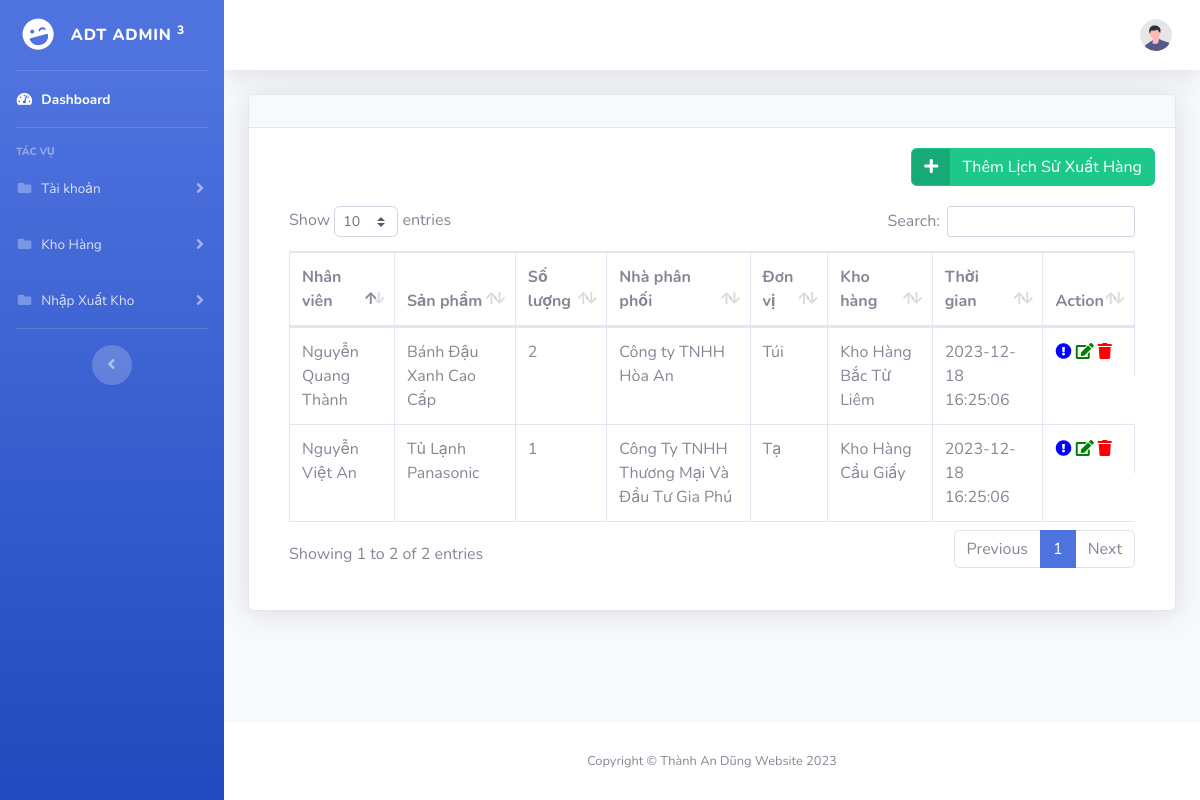
The app's page /lichsuxuathang/lichsuxuathang.php (signed in) with its own data.
### tables this page shows
CREATE TABLE `lichsuxuathang` (
  `id` int(11) NOT NULL,
  `thoiGian` timestamp NOT NULL DEFAULT CURRENT_TIMESTAMP ON UPDATE CURRENT_TIMESTAMP,
  `nhanVienId` int(11) NOT NULL,
  `sanPhamId` int(11) NOT NULL,
  `soLuong` int(11) NOT NULL,
  `nhaPhanPhoiId` int(11) NOT NULL,
  `donViId` int(11) NOT NULL,
  `khoHangId` int(11) NOT NULL
);

CREATE TABLE `nhanvien` (
  `id` int(11) NOT NULL,
  `tenNhanVien` varchar(100) NOT NULL,
  `soDienThoai` varchar(255) NOT NULL,
  `email` varchar(255) NOT NULL,
  `diaChi` varchar(255) NOT NULL,
  `chucVu` varchar(255) NOT NULL
);

CREATE TABLE `sanpham` (
  `id` int(11) NOT NULL,
  `tenSanPham` varchar(255) NOT NULL,
  `soLuong` int(11) NOT NULL,
  `donViId` int(11) NOT NULL,
  `nhaPhanPhoiId` int(11) NOT NULL,
  `danhMucId` int(11) NOT NULL
);

CREATE TABLE `nhaphanphoi` (
  `id` int(11) NOT NULL,
  `tenNhaPhanPhoi` varchar(255) NOT NULL,
  `dienThoai` varchar(20) NOT NULL,
  `diaChi` varchar(255) NOT NULL
);

CREATE TABLE `donvi` (
  `id` int(11) NOT NULL,
  `tenDonVi` varchar(255) NOT NULL
);

CREATE TABLE `khohang` (
  `id` int(11) NOT NULL,
  `tenKhoHang` varchar(100) NOT NULL,
  `diaChi` varchar(255) NOT NULL,
  `taiKhoanId` int(11) NOT NULL,
  `nhanVienId` int(11) NOT NULL
);

### lichsuxuathang/lichsuxuathang.php (the view, shortened to what this page needs)
<!DOCTYPE html>
<html lang="en">
<head>
    <link href="../vendor/fontawesome-free/css/all.min.css" rel="stylesheet" type="text/css">
    <link href="../css/sb-admin-2.min.css" rel="stylesheet">
    <link href="../vendor/datatables/dataTables.bootstrap4.min.css" rel="stylesheet">
</head>
<body id="page-top">
    <div id="wrapper">
        <?php require('../layout/menu.php'); ?>
        <div id="content-wrapper" class="d-flex flex-column">
            <div id="content">
                <?php require('../layout/header.php'); ?>
                <div class="container-fluid">
                    <div class="card shadow mb-4">
                        <div class="card-header py-3">
                        </div>
                        <div class="card-body">
                            <div class="table-responsive">
                                <div class="row justify-content-end">
                                    <div class="col-auto">
                                        <a href="themlichsuxuathang.php" class="btn btn-success btn-icon-split">
                                            <div class="icon">
                                                <i class="fas fa-plus"></i>
                                            </div>
                                            <span class="text">Thêm Lịch Sử Xuất Hàng</span>
                                        </a>
                                    </div>
                                </div>
                                <div class="card-body">
                                    <div class="table-responsive">
                                        <table class="table table-bordered" id="dataTable" width="100%" cellspacing="0">
                                            <thead>
                                                <tr>
                                                    <th>Nhân viên</th>
                                                    <th>Sản phẩm</th>
                                                    <th>Số lượng</th>
                                                    <th>Nhà phân phối</th>
                                                    <th>Đơn vị</th>
                                                    <th>Kho hàng</th>
                                                    <th>Thời gian</th>
                                                    <th>Action</th>
                                                </tr>
                                            </thead>
                                            <tbody>
                                                <?php
                                                require('../connection.php');
                                                $sql = "SELECT l.*, nv.tenNhanVien, sp.tenSanPham, np.tenNhaPhanPhoi, dv.tenDonVi, kh.tenKhoHang
                                                FROM lichsuxuathang l
                                                INNER JOIN nhanvien nv ON l.nhanVienId = nv.id
                                                INNER JOIN sanpham sp ON l.sanPhamId = sp.id
                                                INNER JOIN nhaphanphoi np ON l.nhaPhanPhoiId = np.id
                                                INNER JOIN donvi dv ON l.donViId = dv.id
                                                INNER JOIN khohang kh ON l.khoHangId = kh.id";
                                                $lichsuxuathang = mysqli_query($conn, $sql);
                                                if (mysqli_num_rows($lichsuxuathang) > 0) {
                                                    foreach ($lichsuxuathang as $item) {
                                                        echo "<tr>
                                                    <td>{$item['tenNhanVien']}</td>
                                                    <td>{$item['tenSanPham']}</td>
                                                    <td>{$item['soLuong']}</td>
                                                    <td>{$item['tenNhaPhanPhoi']}</td>
                                                    <td>{$item['tenDonVi']}</td>
                                                    <td>{$item['tenKhoHang']}</td>
                                                    <td>{$item['thoiGian']}</td>
                                                    <td style='text-align: center; display: flex'>
                                                        <a href='chitietlichsuxuathang.php?id={$item['id']}' style='color: blue;'><i class='fas fa-exclamation-circle'></i></a>
                                                        &nbsp;
                                                        <a href='sualichsuxuathang.php?id={$item['id']}' style='color: green;'><i class='fas fa-edit'></i></a>
                                                        &nbsp;
                                                        <a onclick=\"return checkDelete('{$item['id']}');\" href='xoalichsuxuathang.php?id={$item['id']}' style='color: red;'><i class='fas fa-trash'></i></a>
                                                    </td>
                                                </tr>";
                                                    }
                                                }
                                                ?>
                                            </tbody>
                                        </table>
                                    </div>
                                </div>
                            </div>
                        </div>
                    </div>
                </div>
            </div>
            <footer class="sticky-footer bg-white">
                <div class="container my-auto">
                    <div class="copyright text-center my-auto">
                        <span>Copyright &copy; Thành An Dũng Website 2023</span>
                    </div>
                </div>
            </footer>
        </div>
    </div>
</body>
</html>

### records on screen
lichsuxuathang: nhanVienId.tenNhanVien "Nguyễn Quang Thành", sanPhamId.tenSanPham "Bánh Đậu Xanh Cao Cấp", soLuong "2", nhaPhanPhoiId.tenNhaPhanPhoi "Công ty TNHH Hòa An", donViId.tenDonVi "Túi", khoHangId.tenKhoHang "Kho Hàng Bắc Từ Liêm", thoiGian "2023-12-18 16:25:06"
lichsuxuathang: nhanVienId.tenNhanVien "Nguyễn Việt An", sanPhamId.tenSanPham "Tủ Lạnh Panasonic", soLuong "1", nhaPhanPhoiId.tenNhaPhanPhoi "Công Ty TNHH Thương Mại Và Đầu Tư Gia Phú", donViId.tenDonVi "Tạ", khoHangId.tenKhoHang "Kho Hàng Cầu Giấy", thoiGian "2023-12-18 16:25:06"
